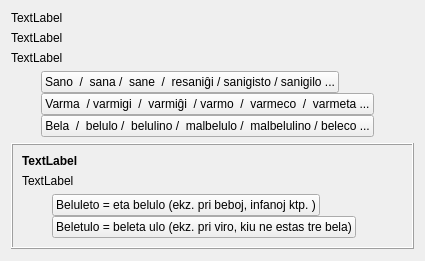
     <widget class="QWidget" name="tab_5">
      <attribute name="icon">
       <iconset resource="ikonoj.qrc">
        <normaloff>:/ikonoj/leciono.png</normaloff>:/ikonoj/leciono.png</iconset>
      </attribute>
      <attribute name="title">
       <string>5</string>
      </attribute>
      <layout class="QVBoxLayout" name="verticalLayout_42" stretch="0,0,0,0,1,2">
       <item>
        <widget class="titolo" name="Lec12_Label40">
         <property name="text">
          <string>TextLabel</string>
         </property>
         <property name="wordWrap">
          <bool>true</bool>
         </property>
        </widget>
       </item>
       <item>
        <widget class="QLabel" name="Lec12_Label39">
         <property name="text">
          <string>TextLabel</string>
         </property>
         <property name="wordWrap">
          <bool>true</bool>
         </property>
        </widget>
       </item>
       <item>
        <widget class="QLabel" name="Lec12_Label41">
         <property name="text">
          <string>TextLabel</string>
         </property>
         <property name="wordWrap">
          <bool>true</bool>
         </property>
        </widget>
       </item>
       <item>
        <layout class="QHBoxLayout" name="horizontalLayout_97">
         <item>
          <spacer name="horizontalSpacer_18">
           <property name="orientation">
            <enum>Qt::Horizontal</enum>
           </property>
           <property name="sizeType">
            <enum>QSizePolicy::Fixed</enum>
           </property>
           <property name="sizeHint" stdset="0">
            <size>
             <width>30</width>
             <height>20</height>
            </size>
           </property>
          </spacer>
         </item>
         <item>
          <layout class="QVBoxLayout" name="verticalLayout_31">
           <property name="spacing">
            <number>0</number>
           </property>
           <item>
            <layout class="QHBoxLayout" name="horizontalLayout_61">
             <item>
              <widget class="neklakebla" name="pushButton_51">
               <property name="sizePolicy">
                <sizepolicy hsizetype="Preferred" vsizetype="Fixed">
                 <horstretch>0</horstretch>
                 <verstretch>0</verstretch>
                </sizepolicy>
               </property>
               <property name="text">
                <string>Sano  /  sana /  sane  /  resaniĝi / sanigisto / sanigilo ...</string>
               </property>
              </widget>
             </item>
             <item>
              <spacer name="horizontalSpacer_16">
               <property name="orientation">
                <enum>Qt::Horizontal</enum>
               </property>
               <property name="sizeHint" stdset="0">
                <size>
                 <width>40</width>
                 <height>20</height>
                </size>
               </property>
              </spacer>
             </item>
            </layout>
           </item>
           <item>
            <layout class="QHBoxLayout" name="horizontalLayout_62">
             <item>
              <widget class="neklakebla" name="pushButton_52">
               <property name="sizePolicy">
                <sizepolicy hsizetype="Preferred" vsizetype="Fixed">
                 <horstretch>0</horstretch>
                 <verstretch>0</verstretch>
                </sizepolicy>
               </property>
               <property name="text">
                <string>Varma  / varmigi  /  varmiĝi  / varmo  /  varmeco  /  varmeta ...</string>
               </property>
              </widget>
             </item>
             <item>
              <spacer name="horizontalSpacer_19">
               <property name="orientation">
                <enum>Qt::Horizontal</enum>
               </property>
               <property name="sizeHint" stdset="0">
                <size>
                 <width>40</width>
                 <height>20</height>
                </size>
               </property>
              </spacer>
             </item>
            </layout>
           </item>
           <item>
            <layout class="QHBoxLayout" name="horizontalLayout_96">
             <item>
              <widget class="neklakebla" name="pushButton_53">
               <property name="sizePolicy">
                <sizepolicy hsizetype="Preferred" vsizetype="Fixed">
                 <horstretch>0</horstretch>
                 <verstretch>0</verstretch>
                </sizepolicy>
               </property>
               <property name="text">
                <string>Bela  /  belulo /  belulino /  malbelulo /  malbelulino / beleco ...</string>
               </property>
              </widget>
             </item>
             <item>
              <spacer name="horizontalSpacer_37">
               <property name="orientation">
                <enum>Qt::Horizontal</enum>
               </property>
               <property name="sizeHint" stdset="0">
                <size>
                 <width>40</width>
                 <height>20</height>
                </size>
               </property>
              </spacer>
             </item>
            </layout>
           </item>
          </layout>
         </item>
        </layout>
       </item>
       <item>
        <widget class="QFrame" name="frame_4">
         <property name="sizePolicy">
          <sizepolicy hsizetype="Preferred" vsizetype="Expanding">
           <horstretch>0</horstretch>
           <verstretch>2</verstretch>
          </sizepolicy>
         </property>
         <property name="frameShape">
          <enum>QFrame::Box</enum>
         </property>
         <property name="frameShadow">
          <enum>QFrame::Raised</enum>
         </property>
         <property name="tipo" stdset="0">
          <string>markebla</string>
         </property>
         <layout class="QVBoxLayout" name="verticalLayout_41">
          <property name="sizeConstraint">
           <enum>QLayout::SetNoConstraint</enum>
          </property>
          <item>
           <widget class="QLabel" name="Lec12_Label42">
            <property name="font">
             <font>
              <weight>75</weight>
              <bold>true</bold>
             </font>
            </property>
            <property name="text">
             <string>TextLabel</string>
            </property>
            <property name="wordWrap">
             <bool>true</bool>
            </property>
           </widget>
          </item>
          <item>
           <widget class="QLabel" name="Lec12_Label43">
            <property name="text">
             <string>TextLabel</string>
            </property>
            <property name="wordWrap">
             <bool>true</bool>
            </property>
           </widget>
          </item>
          <item>
           <layout class="QHBoxLayout" name="horizontalLayout_100">
            <item>
             <spacer name="horizontalSpacer_17">
              <property name="orientation">
               <enum>Qt::Horizontal</enum>
              </property>
              <property name="sizeType">
               <enum>QSizePolicy::Fixed</enum>
              </property>
              <property name="sizeHint" stdset="0">
               <size>
                <width>30</width>
                <height>20</height>
               </size>
              </property>
             </spacer>
            </item>
            <item>
             <layout class="QVBoxLayout" name="verticalLayout_40">
              <property name="spacing">
               <number>0</number>
              </property>
              <item>
               <layout class="QHBoxLayout" name="horizontalLayout_99">
                <item>
                 <widget class="neklakebla" name="pushButton_49">
                  <property name="sizePolicy">
                   <sizepolicy hsizetype="Preferred" vsizetype="Fixed">
                    <horstretch>0</horstretch>
                    <verstretch>0</verstretch>
                   </sizepolicy>
                  </property>
                  <property name="text">
                   <string>Beluleto = eta belulo (ekz. pri beboj, infanoj ktp. )</string>
                  </property>
                 </widget>
                </item>
                <item>
                 <spacer name="horizontalSpacer_38">
                  <property name="orientation">
                   <enum>Qt::Horizontal</enum>
                  </property>
                  <property name="sizeHint" stdset="0">
                   <size>
                    <width>40</width>
                    <height>20</height>
                   </size>
                  </property>
                 </spacer>
                </item>
               </layout>
              </item>
              <item>
               <layout class="QHBoxLayout" name="horizontalLayout_98">
                <item>
                 <widget class="neklakebla" name="pushButton_50">
                  <property name="sizePolicy">
                   <sizepolicy hsizetype="Preferred" vsizetype="Fixed">
                    <horstretch>0</horstretch>
                    <verstretch>0</verstretch>
                   </sizepolicy>
                  </property>
                  <property name="text">
                   <string>Beletulo = beleta ulo (ekz. pri viro, kiu ne estas tre bela)</string>
                  </property>
                 </widget>
                </item>
                <item>
                 <spacer name="horizontalSpacer_39">
                  <property name="orientation">
                   <enum>Qt::Horizontal</enum>
                  </property>
                  <property name="sizeHint" stdset="0">
                   <size>
                    <width>40</width>
                    <height>20</height>
                   </size>
                  </property>
                 </spacer>
                </item>
               </layout>
              </item>
             </layout>
            </item>
           </layout>
          </item>
         </layout>
        </widget>
       </item>
       <item>
        <spacer name="verticalSpacer_10">
         <property name="orientation">
          <enum>Qt::Vertical</enum>
         </property>
         <property name="sizeHint" stdset="0">
          <size>
           <width>20</width>
           <height>1</height>
          </size>
         </property>
        </spacer>
       </item>
      </layout>
     </widget>
